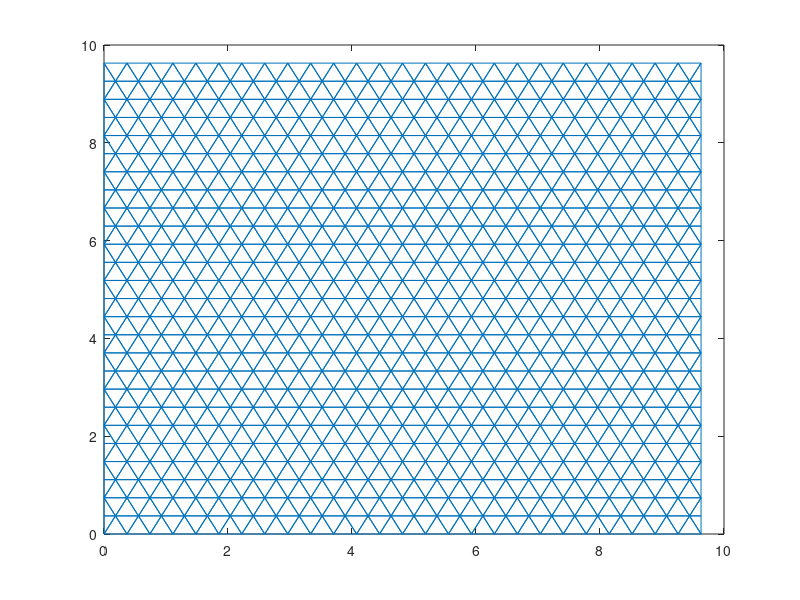

Recreate this plot in MATLAB.
clc
clear all

nx = 27;
ny = 27;
%nz = 10;

xi = -0;
yi = -0;
%zi = 0;

xend = 10;
yend = 10;
%zend = 1;

dx = (xend-xi)/nx;
dy = (yend-yi)/ny;
%dz = (zend-zi)/nz;
%square_grid program

%for k=1:nz
for j=1:ny
   
   for i=1:nx
      x(i,j) = xi + dx*(i-1);
      y(i,j) = yi + dy*(j-1);
      %z(i,j) = zi + dz*(k-1);
   end
end
%end


for j=1:ny
   
   if rem(j,2)==0
      for i=2:nx
         x(i,j) = x(i,j) - dx*0.5;
         %z(i,j) = zi + dz*(k-1);
      end
      x(nx+1,j) = xend -dx;
      y(nx+1,j) = y(i,j);
   end
end


% coordinate
fid = fopen('squaregrid.dat','w');
fprintf(fid,'VARIABLES="X","Y"\n');
fprintf(fid,'ZONE N=%d, E=%d, DATAPACKING=POINT, ZONETYPE=FETRIANGLE\n',nx*ny+ny/2,(nx-1)*(ny-1)*2+ny-1);

for j=1:ny
   for i=1:nx
      fprintf(fid,'%e %e\n',x(i,j),y(i,j));
   end
end

for j=1:ny
   if rem(j,2) ==0
      fprintf(fid,'%e %e\n',x(nx+1,j),y(nx+1,j));
   end
end

iflag = 0;
for j=1:ny-1
   if rem(j,2) ~=0
      iflag = iflag+1;
      fprintf(fid,'%d %d %d\n',nx*(j-1)+nx,nx*ny+iflag,nx*j+nx);
   else
      fprintf(fid,'%d %d %d\n',nx*(j-1)+nx,nx*ny+iflag,nx*j+nx);
   end
end


for j=1:ny-1
   if rem(j,2)==0
      for i=1:nx-1
         fprintf(fid,'%d %d %d\n',i+nx*(j-1),(i+1)+nx*(j-1),(i)+nx*j);
         fprintf(fid,'%d %d %d\n',(i+1)+nx*(j-1),(i+1)+nx*j,i+nx*j);
      end
   else
      for i=1:nx-1
         fprintf(fid,'%d %d %d\n',i+nx*(j-1),(i+1)+nx*(j-1),(i+1)+nx*j);
         fprintf(fid,'%d %d %d\n',i+nx*(j-1),(i+1)+nx*j,i+nx*j);
      end
   end
end

fclose(fid);

%% write data

icoord = 0;
for j=1:ny
   for i=1:nx
      icoord       = icoord + 1;
      xpos(icoord) = x(i,j);
      ypos(icoord) = y(i,j);
%       fprintf(fid,'%e %e %e\n',x(i,j),y(i,j),0);
   end
end

for j=1:ny
   if rem(j,2) ==0
      icoord       = icoord + 1;
      xpos(icoord) = x(nx+1,j);
      ypos(icoord) = y(nx+1,j);
%       fprintf(fid,'%e %e %e\n',x(nx+1,j),y(nx+1,j),0);
   end
end

fid= fopen('squaregridcoord.dat','w+');
fprintf(fid,'%d\n',icoord);
for i = 1:icoord
   fprintf(fid,'%f %f %f\n',xpos(i),ypos(i),0);
end
fclose(fid);

%connectivity
iconn = 0;
conn  = [];


iflag = 0;
for j=1:ny-1
   if rem(j,2) ~=0
      iflag = iflag+1;
      
      iconn         = iconn+1;
      conn(iconn,:) = [nx*(j-1)+nx,nx*ny+iflag,nx*j+nx];
      
%       fprintf(fid,'%d %d %d\n',nx*(j-1)+nx,nx*ny+iflag,nx*j+nx);
   else
      iconn         = iconn+1;
      conn(iconn,:) = [nx*(j-1)+nx,nx*ny+iflag,nx*j+nx];
%       fprintf(fid,'%d %d %d\n',nx*(j-1)+nx,nx*ny+iflag,nx*j+nx);
   end
end

for j=1:ny-1
   if rem(j,2)==0
      for i=1:nx-1
         iconn         = iconn+1;
         conn(iconn,:) = [i+nx*(j-1),(i+1)+nx*(j-1),(i)+nx*j];
%          fprintf(fid,'%d %d %d\n',i+nx*(j-1),(i+1)+nx*(j-1),(i)+nx*j);
         
         iconn         = iconn+1;
         conn(iconn,:) = [(i+1)+nx*(j-1),(i+1)+nx*j,i+nx*j];
%          fprintf(fid,'%d %d %d\n',(i+1)+nx*(j-1),(i+1)+nx*j,i+nx*j);
      end
   else
      for i=1:nx-1
         iconn         = iconn+1;
         conn(iconn,:) = [i+nx*(j-1),(i+1)+nx*(j-1),(i+1)+nx*j];
%          fprintf(fid,'%d %d %d\n',i+nx*(j-1),(i+1)+nx*(j-1),(i+1)+nx*j);
         
         iconn         = iconn+1;
         conn(iconn,:) = [i+nx*(j-1),(i+1)+nx*j,i+nx*j];
%          fprintf(fid,'%d %d %d\n',i+nx*(j-1),(i+1)+nx*j,i+nx*j);
      end
   end
end

fid = fopen('squaregridconn.dat','w+');
fprintf(fid,'%d\n',iconn);
for i = 1:iconn
   fprintf(fid,'%d %d %d\n',conn(i,1),conn(i,2),conn(i,3));
end
fclose(fid);

figure(1)
trimesh(conn,xpos,ypos);

disp('program end');



